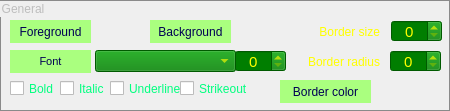
   <widget class="QGroupBox" name="grp_style_gen">
    <property name="geometry">
     <rect>
      <x>10</x>
      <y>140</y>
      <width>450</width>
      <height>111</height>
     </rect>
    </property>
    <property name="styleSheet">
     <string notr="true">QGroupBox {color: rgb(189, 189, 189); border: 1px solid rgb(138, 138, 138);}
</string>
    </property>
    <property name="title">
     <string>General</string>
    </property>
    <widget class="QPushButton" name="btn_style_gen_fg">
     <property name="geometry">
      <rect>
       <x>10</x>
       <y>20</y>
       <width>81</width>
       <height>23</height>
      </rect>
     </property>
     <property name="cursor">
      <cursorShape>PointingHandCursor</cursorShape>
     </property>
     <property name="contextMenuPolicy">
      <enum>Qt::DefaultContextMenu</enum>
     </property>
     <property name="styleSheet">
      <string notr="true">QPushButton {color: rgb(0, 0, 83); background-color: rgb(170, 255, 127); border-radius: 15px;}
QPushButton:hover {background-color: qlineargradient(spread:pad, x1:0, y1:0.00568182, x2:0.98, y2:0.982955, stop:0 rgb(0, 67, 0), stop:1 rgb(0, 161, 0)); color: rgb(255, 255, 0)}
</string>
     </property>
     <property name="text">
      <string>Foreground</string>
     </property>
     <property name="autoDefault">
      <bool>false</bool>
     </property>
    </widget>
    <widget class="QLabel" name="lbl_style_gen_fg">
     <property name="geometry">
      <rect>
       <x>95</x>
       <y>20</y>
       <width>45</width>
       <height>23</height>
      </rect>
     </property>
     <property name="contextMenuPolicy">
      <enum>Qt::NoContextMenu</enum>
     </property>
     <property name="text">
      <string/>
     </property>
     <property name="alignment">
      <set>Qt::AlignCenter</set>
     </property>
     <property name="textInteractionFlags">
      <set>Qt::LinksAccessibleByMouse|Qt::TextSelectableByMouse</set>
     </property>
    </widget>
    <widget class="QLabel" name="lbl_style_gen_bg">
     <property name="geometry">
      <rect>
       <x>235</x>
       <y>20</y>
       <width>45</width>
       <height>23</height>
      </rect>
     </property>
     <property name="contextMenuPolicy">
      <enum>Qt::NoContextMenu</enum>
     </property>
     <property name="text">
      <string/>
     </property>
     <property name="alignment">
      <set>Qt::AlignCenter</set>
     </property>
     <property name="textInteractionFlags">
      <set>Qt::LinksAccessibleByMouse|Qt::TextSelectableByMouse</set>
     </property>
    </widget>
    <widget class="QPushButton" name="btn_style_gen_bg">
     <property name="geometry">
      <rect>
       <x>150</x>
       <y>20</y>
       <width>81</width>
       <height>23</height>
      </rect>
     </property>
     <property name="cursor">
      <cursorShape>PointingHandCursor</cursorShape>
     </property>
     <property name="styleSheet">
      <string notr="true">QPushButton {color: rgb(0, 0, 83); background-color: rgb(170, 255, 127); border-radius: 15px;}
QPushButton:hover {background-color: qlineargradient(spread:pad, x1:0, y1:0.00568182, x2:0.98, y2:0.982955, stop:0 rgb(0, 67, 0), stop:1 rgb(0, 161, 0)); color: rgb(255, 255, 0)}
</string>
     </property>
     <property name="text">
      <string>Background</string>
     </property>
     <property name="autoDefault">
      <bool>false</bool>
     </property>
    </widget>
    <widget class="QPushButton" name="btn_style_gen_font">
     <property name="geometry">
      <rect>
       <x>10</x>
       <y>50</y>
       <width>81</width>
       <height>23</height>
      </rect>
     </property>
     <property name="font">
      <font>
       <pointsize>8</pointsize>
      </font>
     </property>
     <property name="cursor">
      <cursorShape>PointingHandCursor</cursorShape>
     </property>
     <property name="styleSheet">
      <string notr="true">QPushButton {color: rgb(0, 0, 83); background-color: rgb(170, 255, 127); border-radius: 15px;}
QPushButton:hover {background-color: qlineargradient(spread:pad, x1:0, y1:0.00568182, x2:0.98, y2:0.982955, stop:0 rgb(0, 67, 0), stop:1 rgb(0, 161, 0)); color: rgb(255, 255, 0)}
</string>
     </property>
     <property name="text">
      <string>Font</string>
     </property>
     <property name="autoDefault">
      <bool>false</bool>
     </property>
    </widget>
    <widget class="QSpinBox" name="spin_style_gen_border_size">
     <property name="geometry">
      <rect>
       <x>391</x>
       <y>20</y>
       <width>51</width>
       <height>22</height>
      </rect>
     </property>
     <property name="font">
      <font>
       <pointsize>11</pointsize>
      </font>
     </property>
     <property name="styleSheet">
      <string notr="true">QSpinBox {background-color: rgb(0, 126, 0); color: rgb(255, 255, 0);} QSpinBox:hover {background-color: rgb(0, 163, 0);}</string>
     </property>
     <property name="alignment">
      <set>Qt::AlignCenter</set>
     </property>
    </widget>
    <widget class="QSpinBox" name="spin_style_gen_border_radius">
     <property name="geometry">
      <rect>
       <x>390</x>
       <y>50</y>
       <width>51</width>
       <height>22</height>
      </rect>
     </property>
     <property name="font">
      <font>
       <pointsize>11</pointsize>
      </font>
     </property>
     <property name="styleSheet">
      <string notr="true">QSpinBox {background-color: rgb(0, 126, 0); color: rgb(255, 255, 0);} QSpinBox:hover {background-color: rgb(0, 163, 0);}</string>
     </property>
     <property name="alignment">
      <set>Qt::AlignCenter</set>
     </property>
     <property name="buttonSymbols">
      <enum>QAbstractSpinBox::UpDownArrows</enum>
     </property>
    </widget>
    <widget class="QCheckBox" name="chk_style_gen_font_bold">
     <property name="geometry">
      <rect>
       <x>10</x>
       <y>80</y>
       <width>51</width>
       <height>17</height>
      </rect>
     </property>
     <property name="cursor">
      <cursorShape>PointingHandCursor</cursorShape>
     </property>
     <property name="styleSheet">
      <string notr="true">QCheckBox {color: rgb(0, 255, 127);} QCheckBox:hover {color: rgb(170, 255, 255);}</string>
     </property>
     <property name="text">
      <string>Bold</string>
     </property>
    </widget>
    <widget class="QCheckBox" name="chk_style_gen_font_italic">
     <property name="geometry">
      <rect>
       <x>60</x>
       <y>80</y>
       <width>51</width>
       <height>17</height>
      </rect>
     </property>
     <property name="cursor">
      <cursorShape>PointingHandCursor</cursorShape>
     </property>
     <property name="styleSheet">
      <string notr="true">QCheckBox {color: rgb(0, 255, 127);} QCheckBox:hover {color: rgb(170, 255, 255);}</string>
     </property>
     <property name="text">
      <string>Italic</string>
     </property>
    </widget>
    <widget class="QCheckBox" name="chk_style_gen_font_underline">
     <property name="geometry">
      <rect>
       <x>110</x>
       <y>80</y>
       <width>71</width>
       <height>17</height>
      </rect>
     </property>
     <property name="cursor">
      <cursorShape>PointingHandCursor</cursorShape>
     </property>
     <property name="styleSheet">
      <string notr="true">QCheckBox {color: rgb(0, 255, 127);} QCheckBox:hover {color: rgb(170, 255, 255);}</string>
     </property>
     <property name="text">
      <string>Underline</string>
     </property>
    </widget>
    <widget class="QCheckBox" name="chk_style_gen_font_strikeout">
     <property name="geometry">
      <rect>
       <x>180</x>
       <y>80</y>
       <width>71</width>
       <height>17</height>
      </rect>
     </property>
     <property name="cursor">
      <cursorShape>PointingHandCursor</cursorShape>
     </property>
     <property name="styleSheet">
      <string notr="true">QCheckBox {color: rgb(0, 255, 127);} QCheckBox:hover {color: rgb(170, 255, 255);}</string>
     </property>
     <property name="text">
      <string>Strikeout</string>
     </property>
    </widget>
    <widget class="QLabel" name="lbl_style_gen_border_size">
     <property name="geometry">
      <rect>
       <x>299</x>
       <y>20</y>
       <width>81</width>
       <height>23</height>
      </rect>
     </property>
     <property name="styleSheet">
      <string notr="true">color: rgb(255, 255, 0);</string>
     </property>
     <property name="text">
      <string>Border size</string>
     </property>
     <property name="alignment">
      <set>Qt::AlignRight|Qt::AlignTrailing|Qt::AlignVCenter</set>
     </property>
    </widget>
    <widget class="QLabel" name="lbl_style_gen_border_radius">
     <property name="geometry">
      <rect>
       <x>280</x>
       <y>50</y>
       <width>100</width>
       <height>23</height>
      </rect>
     </property>
     <property name="styleSheet">
      <string notr="true">color: rgb(255, 255, 0);</string>
     </property>
     <property name="text">
      <string>Border radius</string>
     </property>
     <property name="alignment">
      <set>Qt::AlignRight|Qt::AlignTrailing|Qt::AlignVCenter</set>
     </property>
    </widget>
    <widget class="QPushButton" name="btn_style_gen_border_color">
     <property name="geometry">
      <rect>
       <x>280</x>
       <y>80</y>
       <width>91</width>
       <height>23</height>
      </rect>
     </property>
     <property name="cursor">
      <cursorShape>PointingHandCursor</cursorShape>
     </property>
     <property name="styleSheet">
      <string notr="true">QPushButton {color: rgb(0, 0, 83); background-color: rgb(170, 255, 127); border-radius: 15px;}
QPushButton:hover {background-color: qlineargradient(spread:pad, x1:0, y1:0.00568182, x2:0.98, y2:0.982955, stop:0 rgb(0, 67, 0), stop:1 rgb(0, 161, 0)); color: rgb(255, 255, 0)}
</string>
     </property>
     <property name="text">
      <string>Border color</string>
     </property>
     <property name="autoDefault">
      <bool>false</bool>
     </property>
    </widget>
    <widget class="QLabel" name="lbl_style_gen_border_color">
     <property name="geometry">
      <rect>
       <x>380</x>
       <y>80</y>
       <width>51</width>
       <height>23</height>
      </rect>
     </property>
     <property name="contextMenuPolicy">
      <enum>Qt::NoContextMenu</enum>
     </property>
     <property name="text">
      <string/>
     </property>
     <property name="alignment">
      <set>Qt::AlignCenter</set>
     </property>
     <property name="textInteractionFlags">
      <set>Qt::LinksAccessibleByMouse|Qt::TextSelectableByMouse</set>
     </property>
    </widget>
    <widget class="QComboBox" name="cmb_style_gen_font">
     <property name="geometry">
      <rect>
       <x>95</x>
       <y>50</y>
       <width>141</width>
       <height>22</height>
      </rect>
     </property>
     <property name="cursor">
      <cursorShape>PointingHandCursor</cursorShape>
     </property>
     <property name="styleSheet">
      <string notr="true">QComboBox {background-color: rgb(0, 126, 0); color: rgb(255, 255, 0);} QComboBox:hover {background-color: rgb(0, 163, 0);}</string>
     </property>
    </widget>
    <widget class="QSpinBox" name="spin_style_gen_font_size">
     <property name="geometry">
      <rect>
       <x>235</x>
       <y>50</y>
       <width>51</width>
       <height>22</height>
      </rect>
     </property>
     <property name="font">
      <font>
       <pointsize>11</pointsize>
      </font>
     </property>
     <property name="styleSheet">
      <string notr="true">QSpinBox {background-color: rgb(0, 126, 0); color: rgb(255, 255, 0);} QSpinBox:hover {background-color: rgb(0, 163, 0);}</string>
     </property>
     <property name="alignment">
      <set>Qt::AlignCenter</set>
     </property>
    </widget>
   </widget>
